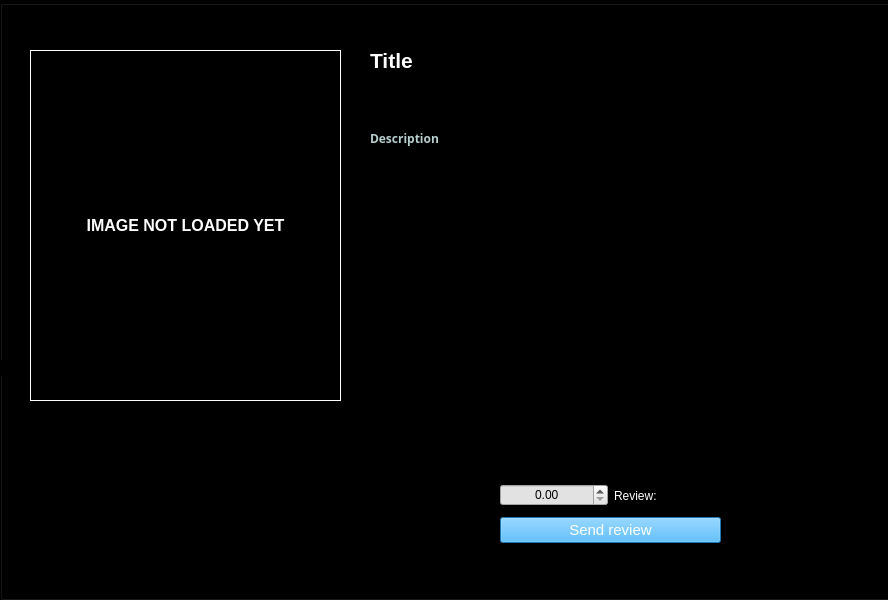
<?xml version="1.0" encoding="UTF-8"?>
<ui version="4.0">
 <class>MovieDetails</class>
 <widget class="QWidget" name="MovieDetails">
  <property name="geometry">
   <rect>
    <x>0</x>
    <y>0</y>
    <width>888</width>
    <height>600</height>
   </rect>
  </property>
  <property name="minimumSize">
   <size>
    <width>800</width>
    <height>600</height>
   </size>
  </property>
  <property name="windowTitle">
   <string>MovieDetails</string>
  </property>
  <property name="styleSheet">
   <string notr="true">b</string>
  </property>
  <widget class="QGroupBox" name="groupBox">
   <property name="geometry">
    <rect>
     <x>0</x>
     <y>0</y>
     <width>900</width>
     <height>600</height>
    </rect>
   </property>
   <property name="styleSheet">
    <string notr="true">background: #000000</string>
   </property>
   <property name="title">
    <string/>
   </property>
   <widget class="QLabel" name="titleLabel">
    <property name="geometry">
     <rect>
      <x>370</x>
      <y>10</y>
      <width>441</width>
      <height>101</height>
     </rect>
    </property>
    <property name="font">
     <font>
      <pointsize>16</pointsize>
      <bold>true</bold>
     </font>
    </property>
    <property name="styleSheet">
     <string notr="true">color: white</string>
    </property>
    <property name="text">
     <string>Title</string>
    </property>
   </widget>
   <widget class="QLabel" name="descriptionLabel">
    <property name="geometry">
     <rect>
      <x>370</x>
      <y>130</y>
      <width>501</width>
      <height>271</height>
     </rect>
    </property>
    <property name="font">
     <font>
      <family>Yu Gothic UI Semibold</family>
      <bold>true</bold>
     </font>
    </property>
    <property name="styleSheet">
     <string notr="true">color: #b7cece</string>
    </property>
    <property name="text">
     <string>Description</string>
    </property>
    <property name="alignment">
     <set>Qt::AlignLeading|Qt::AlignLeft|Qt::AlignTop</set>
    </property>
   </widget>
   <widget class="QLabel" name="ratingLabel">
    <property name="geometry">
     <rect>
      <x>0</x>
      <y>360</y>
      <width>151</width>
      <height>16</height>
     </rect>
    </property>
    <property name="font">
     <font>
      <family>Noto Serif Georgian</family>
     </font>
    </property>
    <property name="text">
     <string>TMDB rating:</string>
    </property>
   </widget>
   <widget class="QLabel" name="posterLabel">
    <property name="geometry">
     <rect>
      <x>30</x>
      <y>50</y>
      <width>311</width>
      <height>351</height>
     </rect>
    </property>
    <property name="font">
     <font>
      <pointsize>12</pointsize>
      <bold>true</bold>
     </font>
    </property>
    <property name="styleSheet">
     <string notr="true">border:1px solid white; color: white; </string>
    </property>
    <property name="text">
     <string>IMAGE NOT LOADED YET</string>
    </property>
    <property name="alignment">
     <set>Qt::AlignCenter</set>
    </property>
   </widget>
   <widget class="QWidget" name="verticalLayoutWidget">
    <property name="geometry">
     <rect>
      <x>500</x>
      <y>480</y>
      <width>221</width>
      <height>63</height>
     </rect>
    </property>
    <layout class="QVBoxLayout" name="verticalLayout">
     <item>
      <layout class="QHBoxLayout" name="horizontalLayout">
       <item>
        <widget class="QDoubleSpinBox" name="doubleSpinBox">
         <property name="layoutDirection">
          <enum>Qt::LeftToRight</enum>
         </property>
         <property name="styleSheet">
          <string notr="true">background: #e2e2e2</string>
         </property>
         <property name="alignment">
          <set>Qt::AlignCenter</set>
         </property>
         <property name="buttonSymbols">
          <enum>QAbstractSpinBox::UpDownArrows</enum>
         </property>
         <property name="accelerated">
          <bool>false</bool>
         </property>
         <property name="showGroupSeparator" stdset="0">
          <bool>false</bool>
         </property>
        </widget>
       </item>
       <item>
        <widget class="QLabel" name="label">
         <property name="styleSheet">
          <string notr="true">color: white</string>
         </property>
         <property name="text">
          <string>Review:</string>
         </property>
        </widget>
       </item>
      </layout>
     </item>
     <item>
      <widget class="QPushButton" name="GiveRating">
       <property name="font">
        <font>
         <pointsize>11</pointsize>
        </font>
       </property>
       <property name="styleSheet">
        <string notr="true">background: #2da7f6; color: white;</string>
       </property>
       <property name="text">
        <string>Send review</string>
       </property>
      </widget>
     </item>
    </layout>
   </widget>
  </widget>
 </widget>
 <resources/>
 <connections/>
</ui>
